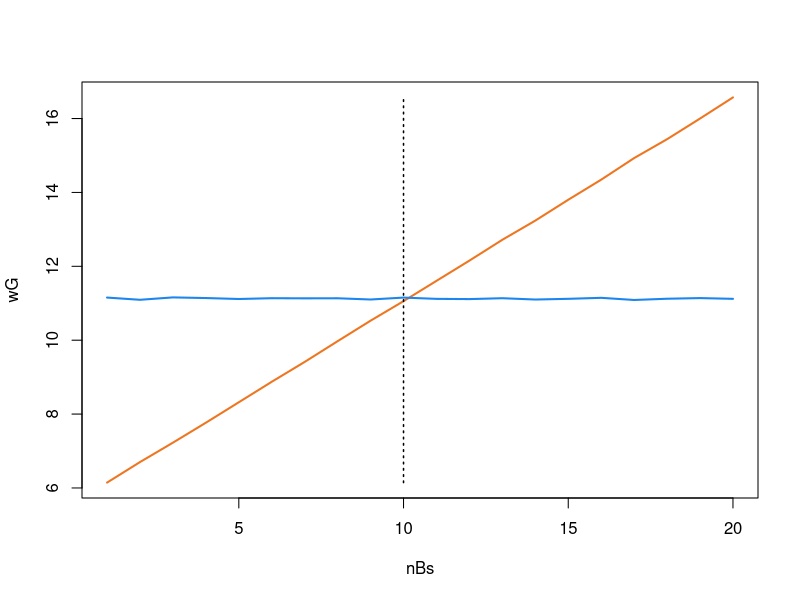

R code for this plot:
nA = 20

nBs = 1:nA

treatments = length(nBs)


burstSize <- rep(1, treatments)

lyse = 0.001


alpha = 0.05
theta = 0.2
p = 0.3
lambda = 0.01
prediction = nA / (1 + (alpha + lambda) / (theta * p))

reps = 500000
wG = rep(0, treatments)
wS = rep(0, treatments)


# every time this runs, a new scalar for the net fitness of the generalist phage 
# is used.
for(i in 1:treatments)
{
  #making a change here, by making two grandchildren vectors
  grandchildrenG <- rep(0, reps)
  grandchildrenS <- rep(0, reps)
  
  # changing fitness of phage B.
  nB = nBs[i]
  
  # logs the probabilities of different events occurring to the generalist phage.
  gOutcomes = sample(1:4, reps, replace=TRUE, prob=c(lambda, theta * p, theta * (1-p), alpha)/ (lambda + theta + alpha))
  for (j in 1:reps)
  {
    if (gOutcomes[j] == 2 | gOutcomes[j] == 3)
    {
      if (runif(1) < lyse)
      {
        # if outcome 2 then rpois would be lambda = nA if outcome 3 then rpois would nB
        if (gOutcomes[j] == 2)
        {
          burstSizeG <- rpois(1, nA)
        }
        if (gOutcomes[j] == 3)
        {
          burstSizeG <- rpois(1, nB)
        }
        # then go through gOutcomes again with a size that equals the number found above
        gOutcomesLyse <- sample(1:4, burstSizeG, replace=TRUE, prob=c(lambda, theta * p, theta * (1-p), alpha)/ (lambda + theta + alpha))
        
        # then find fitness the same way as line 64 and 67.
        gTabLyse <- tabulate(gOutcomesLyse, 4)
        
        # store the found fitness into grandchildren[j]
        grandchildrenG[j] <- sum(gTabLyse * c(0, nA+1, nB + 1, 1))
        # then set gOutcomes[j] = 5. either ignore or get rid of this 5
        
        gOutcomes[j] <- 5
      }
    }
  }
  # children of a lyse event would be treated as incoming phage
  # trying to find reproductive success of the lysing phage, this extends over two generations
  # trying to avoid double counting parents. every phage that comes out has its own set
  #   of outcomes it can run through.
  
  
  # continues the log of gOutcomes
  gTab = tabulate(gOutcomes, 4)
  
  # fitness of wG, increasing as i increases
  wG[i] = (sum(gTab * c(0,(nA+1), nB+1, 1)) + sum(grandchildrenG)) / reps
  
  sOutcomes = sample(1:3, reps, replace=TRUE, prob=c(lambda, theta * p, alpha)/ (lambda + theta * p + alpha))
  for (k in 1:reps)
  {
    if (runif(1) < lyse)
    {
      if (sOutcomes[k] == 2)
      {
        burstSizeS <- rpois(1, nA)
      }
      
      sOutcomesLyse <- sample(1:3, burstSizeS, replace = TRUE, prob=c(lambda, theta * p, alpha) / (lambda + theta * p + alpha))
      
      sTabLyse <- tabulate(sOutcomesLyse, 3)
      
      grandchildrenS[k] <- sum(sTabLyse * c(0, nA + 1, 1))
      
      sOutcomes[k] <- 4
    }
  }
  
  sTab = tabulate(sOutcomes, 3)
  wS[i] = (sum(sTab * c(0, nA+1, 1)) + sum(grandchildrenS)) / reps
}

vec <- 1:nA
for (i in 1:length(wG)) {
  vec[i] <- wS[i] - wG[i]
}
smallestAboveZero <- which(vec == min(vec[vec>0]))

for (i in 1:length(vec)) {
  
}

print(vec)
plot(nBs, wG, type="l", lwd=2, col="chocolate2")
points(nBs, wS, type="l", lwd=2, col="dodgerblue2")

# comparing the math to what the code shows
points(rep(prediction, 2), range(wG), type="l", lty="dotted", lwd=1.5)
